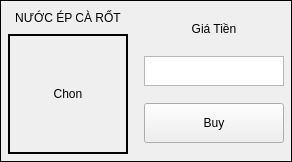
                 <widget class="QFrame" name="frame_16">
                  <property name="frameShape">
                   <enum>QFrame::Box</enum>
                  </property>
                  <layout class="QHBoxLayout" name="horizontalLayout_21">
                   <property name="leftMargin">
                    <number>2</number>
                   </property>
                   <property name="topMargin">
                    <number>2</number>
                   </property>
                   <property name="rightMargin">
                    <number>2</number>
                   </property>
                   <property name="bottomMargin">
                    <number>2</number>
                   </property>
                   <item>
                    <widget class="QFrame" name="frame_17">
                     <property name="sizePolicy">
                      <sizepolicy hsizetype="Expanding" vsizetype="Preferred">
                       <horstretch>0</horstretch>
                       <verstretch>0</verstretch>
                      </sizepolicy>
                     </property>
                     <property name="frameShape">
                      <enum>QFrame::NoFrame</enum>
                     </property>
                     <layout class="QVBoxLayout" name="verticalLayout_35">
                      <property name="leftMargin">
                       <number>5</number>
                      </property>
                      <property name="topMargin">
                       <number>5</number>
                      </property>
                      <property name="rightMargin">
                       <number>5</number>
                      </property>
                      <property name="bottomMargin">
                       <number>5</number>
                      </property>
                      <item>
                       <widget class="QLabel" name="nameID5">
                        <property name="sizePolicy">
                         <sizepolicy hsizetype="Expanding" vsizetype="Maximum">
                          <horstretch>0</horstretch>
                          <verstretch>0</verstretch>
                         </sizepolicy>
                        </property>
                        <property name="minimumSize">
                         <size>
                          <width>20</width>
                          <height>20</height>
                         </size>
                        </property>
                        <property name="maximumSize">
                         <size>
                          <width>5000</width>
                          <height>60</height>
                         </size>
                        </property>
                        <property name="frameShape">
                         <enum>QFrame::Box</enum>
                        </property>
                        <property name="lineWidth">
                         <number>0</number>
                        </property>
                        <property name="text">
                         <string>NƯỚC ÉP CÀ RỐT</string>
                        </property>
                        <property name="alignment">
                         <set>Qt::AlignCenter</set>
                        </property>
                       </widget>
                      </item>
                      <item>
                       <widget class="QLabel" name="imageID5">
                        <property name="sizePolicy">
                         <sizepolicy hsizetype="Expanding" vsizetype="Maximum">
                          <horstretch>0</horstretch>
                          <verstretch>0</verstretch>
                         </sizepolicy>
                        </property>
                        <property name="minimumSize">
                         <size>
                          <width>120</width>
                          <height>120</height>
                         </size>
                        </property>
                        <property name="maximumSize">
                         <size>
                          <width>5000</width>
                          <height>250</height>
                         </size>
                        </property>
                        <property name="frameShape">
                         <enum>QFrame::Box</enum>
                        </property>
                        <property name="lineWidth">
                         <number>2</number>
                        </property>
                        <property name="text">
                         <string>Chon</string>
                        </property>
                        <property name="alignment">
                         <set>Qt::AlignCenter</set>
                        </property>
                       </widget>
                      </item>
                     </layout>
                    </widget>
                   </item>
                   <item>
                    <widget class="QFrame" name="frame_2">
                     <property name="maximumSize">
                      <size>
                       <width>150</width>
                       <height>16777215</height>
                      </size>
                     </property>
                     <layout class="QVBoxLayout" name="verticalLayout_36">
                      <property name="leftMargin">
                       <number>5</number>
                      </property>
                      <property name="topMargin">
                       <number>5</number>
                      </property>
                      <property name="rightMargin">
                       <number>5</number>
                      </property>
                      <property name="bottomMargin">
                       <number>5</number>
                      </property>
                      <item>
                       <widget class="QLabel" name="imageAc_12">
                        <property name="sizePolicy">
                         <sizepolicy hsizetype="Maximum" vsizetype="Maximum">
                          <horstretch>0</horstretch>
                          <verstretch>0</verstretch>
                         </sizepolicy>
                        </property>
                        <property name="minimumSize">
                         <size>
                          <width>20</width>
                          <height>20</height>
                         </size>
                        </property>
                        <property name="maximumSize">
                         <size>
                          <width>150</width>
                          <height>20</height>
                         </size>
                        </property>
                        <property name="frameShape">
                         <enum>QFrame::Box</enum>
                        </property>
                        <property name="lineWidth">
                         <number>0</number>
                        </property>
                        <property name="text">
                         <string>Giá Tiền</string>
                        </property>
                        <property name="alignment">
                         <set>Qt::AlignCenter</set>
                        </property>
                       </widget>
                      </item>
                      <item>
                       <widget class="QTextEdit" name="totalCoinID5">
                        <property name="maximumSize">
                         <size>
                          <width>500</width>
                          <height>30</height>
                         </size>
                        </property>
                        <property name="readOnly">
                         <bool>true</bool>
                        </property>
                       </widget>
                      </item>
                      <item>
                       <widget class="QPushButton" name="btnBuyID5">
                        <property name="sizePolicy">
                         <sizepolicy hsizetype="Expanding" vsizetype="Fixed">
                          <horstretch>0</horstretch>
                          <verstretch>0</verstretch>
                         </sizepolicy>
                        </property>
                        <property name="minimumSize">
                         <size>
                          <width>0</width>
                          <height>40</height>
                         </size>
                        </property>
                        <property name="text">
                         <string>Buy</string>
                        </property>
                        <property name="ID" stdset="0">
                         <number>5</number>
                        </property>
                        <attribute name="buttonGroup">
                         <string notr="true">buy_buttonGroup</string>
                        </attribute>
                       </widget>
                      </item>
                     </layout>
                    </widget>
                   </item>
                  </layout>
                 </widget>
